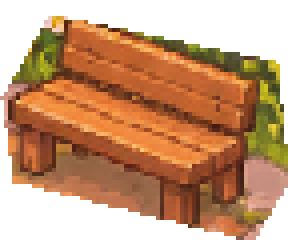
#> input picture assets/images/farm-bench-evening-v3.png, 72 x 60 px, given in place of room_master_day_v3_1795613935289.jpg, which was not available (shown 4 times larger)
$ python build-and-optimize-assets.py
#> lines starting #> are read from the running program, lines starting #| are printed output that depends on the picture; after the words box and inside, x2 and y2 are one past the last pixel; in counts of white or black regions, pixels touching at a corner belong together
"""Pack newly generated farm pixel assets and optimize all runtime textures.

- Generates pixel-aligned night variants for all 4 bedrooms (calibrated from original day->night room)
- Extracts transparent sprites cleanly (chroma-key magenta for Dafeiyu, flood-fill white for white-bg sheets)
- Extends farm-visitors-{idle,walk,talk}.png to 8x5 (adding Row 4 = Dafeiyu)
- Packs 5 emotion action sheets (family pos/neg, misc chicken+hero, visitors pos/neg) at crisp 112x112 cells
- Packs vertical sleeping sprites (when available)
- Converts huge opaque RGB backgrounds to WebP and quantizes RGBA sprite/UI atlases to crisp 256-color PNG8
  with exact preserved alpha==0 borders so all unit tests and Android WhaleOverlay remain 100% compatible.
"""
import json
import os
import shutil
import statistics
from pathlib import Path
import numpy as np
from PIL import Image

ROOT = Path(__file__).resolve().parent.parent
ASSETS = ROOT / "assets"
IMG = ASSETS / "images"
RUNTIME = IMG / "farm-runtime"
RUNTIME.mkdir(parents=True, exist_ok=True)
BRAIN = Path(r"C:\Users\door\.gemini\antigravity\brain\aae2c4c9-7eb0-42d7-a333-6ca2fd55ff2e")


def quantize_rgba_png8(im: Image.Image, colors: int = 256) -> Image.Image:
    """Convert RGBA image to crisp 256-color indexed PNG8 preserving exact alpha=0 pixels."""
    rgba = im.convert("RGBA")
    arr = np.array(rgba, dtype=np.uint8)
    # Clean near-zero alpha dust and zero out RGB under transparent pixels for better compression
    zero_mask = arr[:, :, 3] < 16
    arr[zero_mask] = 0
    clean = Image.fromarray(arr, mode="RGBA")
    q = clean.quantize(colors=colors, method=Image.Quantize.FASTOCTREE, dither=Image.Dither.NONE)
    return q


def save_png8(im: Image.Image, target: Path, colors: int = 256):
    q = quantize_rgba_png8(im, colors=colors)
    q.save(target, format="PNG", optimize=True)


# [170 lines left out: functions remove_white_bg_floodfill, remove_magenta_bg_floodfill, extract_main_bounds, pack_grid_sheet, not called in this run]


def make_night_room(day_img: Image.Image) -> Image.Image:
    """Create a cozy pixel-aligned nighttime version of a 720x540 bedroom:
    - Shifts exterior sky window to deep indigo night sky
    - Applies warm dusk indoor shadow gradient
    - Adds cozy golden desk-lamp glow on the left desk & soft moonlight rim on bed
    """
    arr = np.array(day_img.convert("RGB"), dtype=np.float32)
    h, w, _ = arr.shape
    yy, xx = np.mgrid[0:h, 0:w]
    nx = xx / w
    ny = yy / h

    # 1. Base night ambient tint (calibrated to match original farm-house-interior-night-v2)
    night = np.empty_like(arr)
    night[:, :, 0] = arr[:, :, 0] * 0.56 + 6.0
    night[:, :, 1] = arr[:, :, 1] * 0.49 + 4.0
    night[:, :, 2] = arr[:, :, 2] * 0.62 + 18.0

    # 2. Detect bright blue daytime sky inside the window pane (upper-left window box)
    in_win = (nx >= 0.14) & (nx <= 0.38) & (ny >= 0.08) & (ny <= 0.35)
    r, g, b = arr[:, :, 0], arr[:, :, 1], arr[:, :, 2]
    is_sky = in_win & (b > r + 15) & (b > 110)
    is_foliage = in_win & (~is_sky) & (g > r + 4)
    night[is_sky, 0] = arr[is_sky, 0] * 0.16 + 8.0
    night[is_sky, 1] = arr[is_sky, 1] * 0.24 + 14.0
    night[is_sky, 2] = arr[is_sky, 2] * 0.44 + 34.0
    night[is_foliage, 0] = arr[is_foliage, 0] * 0.32 + 4.0
    night[is_foliage, 1] = arr[is_foliage, 1] * 0.38 + 8.0
    night[is_foliage, 2] = arr[is_foliage, 2] * 0.50 + 22.0

    # 3. Warm golden desk-lamp radial bloom around left desk lamp (x~0.32, y~0.42)
    d_lamp = np.hypot((nx - 0.31) * 1.15, (ny - 0.43) * 1.35)
    lamp_glow = np.clip(1.0 - d_lamp / 0.34, 0.0, 1.0) ** 2.0
    night[:, :, 0] += lamp_glow * (arr[:, :, 0] * 0.48 + 38.0)
    night[:, :, 1] += lamp_glow * (arr[:, :, 1] * 0.36 + 20.0)
    night[:, :, 2] += lamp_glow * (arr[:, :, 2] * 0.12)

    # 4. Subtle warm bedside glow near nightstand (x~0.62, y~0.50)
    d_bed = np.hypot((nx - 0.62) * 1.1, (ny - 0.48) * 1.2)
    bed_glow = np.clip(1.0 - d_bed / 0.30, 0.0, 1.0) ** 2.2
    night[:, :, 0] += bed_glow * (arr[:, :, 0] * 0.18 + 12.0)
    night[:, :, 1] += bed_glow * (arr[:, :, 1] * 0.14 + 6.0)
    night[:, :, 2] += bed_glow * (arr[:, :, 2] * 0.06)

    return Image.fromarray(np.clip(night, 0, 255).astype(np.uint8), mode="RGB")


def total_assets_mb() -> float:
    return sum(p.stat().st_size for p in ASSETS.rglob("*") if p.is_file()) / (1024 * 1024)


def main():
    before_mb = total_assets_mb()
    print(f"Start assets/ size: {before_mb:.2f} MB")

    # ── 1. Pack 4 Bedrooms (Day + Pixel-Aligned Night) ──
    rooms = [
        ("master", BRAIN / "room_master_day_v3_1795613935289.jpg", True),
        ("xiaoba", BRAIN / "room_xiaoba_day_1795613883703.jpg", False),
        ("yujie", BRAIN / "room_yujie_day_1795613894118.jpg", False),
        ("weigang", BRAIN / "room_weigang_day_1795613904517.jpg", False),
    ]
    for room_id, src_path, is_master in rooms:
        day_im = Image.open(src_path).convert("RGB").resize((720, 540), Image.Resampling.LANCZOS)
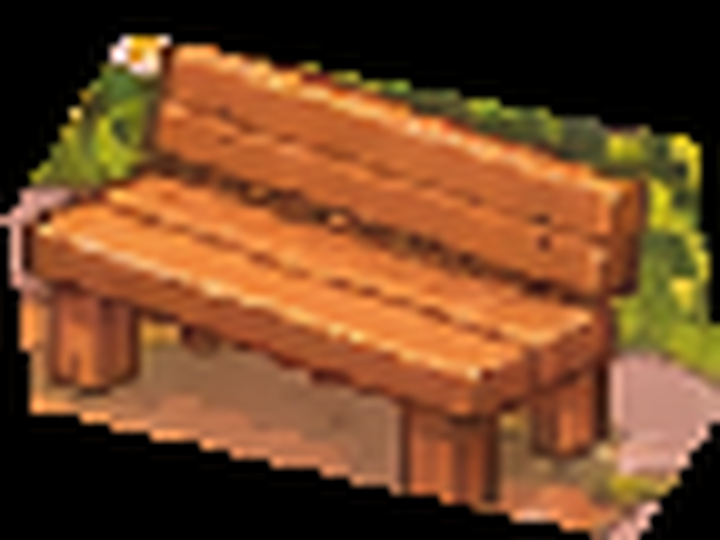
#> day_im: PIL image 720x540 RGB; mean R, G, B 117.2, 72, 38.5
        night_im = make_night_room(day_im)
#> in make_night_room, `night[:, :, 1] = arr[:, :, 1] * 0.49 + 4.0`:
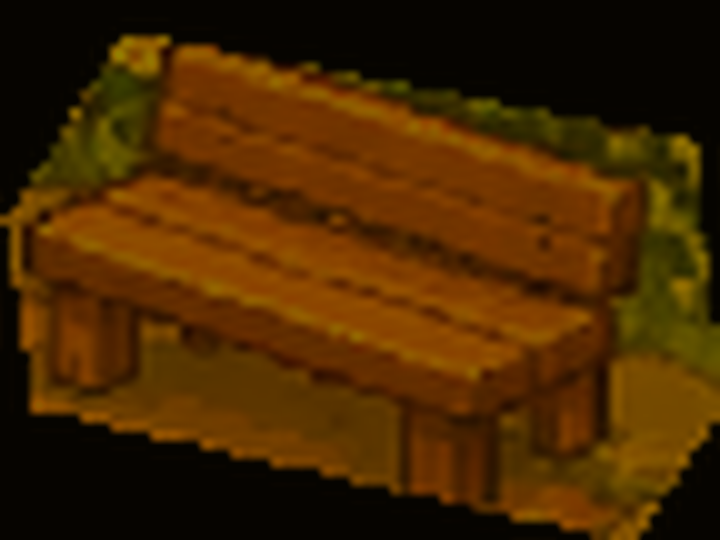
#> night: shape (540, 720, 3) float32; mean R, G, B 71.6, 39.3, 0
#> in make_night_room, `r, g, b = arr[:, :, 0], arr[:, :, 1], arr[:, :, 2]`:
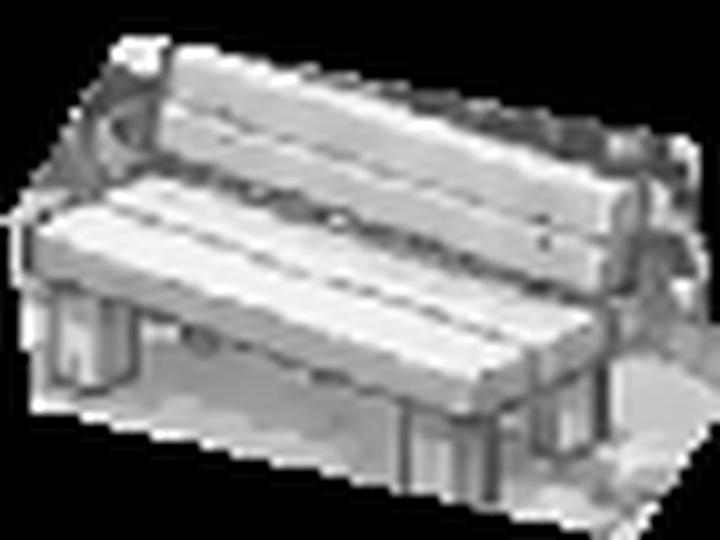
#> r: shape (540, 720) float32; min 0, max 255, mean 117.2
#> in make_night_room, `r, g, b = arr[:, :, 0], arr[:, :, 1], arr[:, :, 2]`:
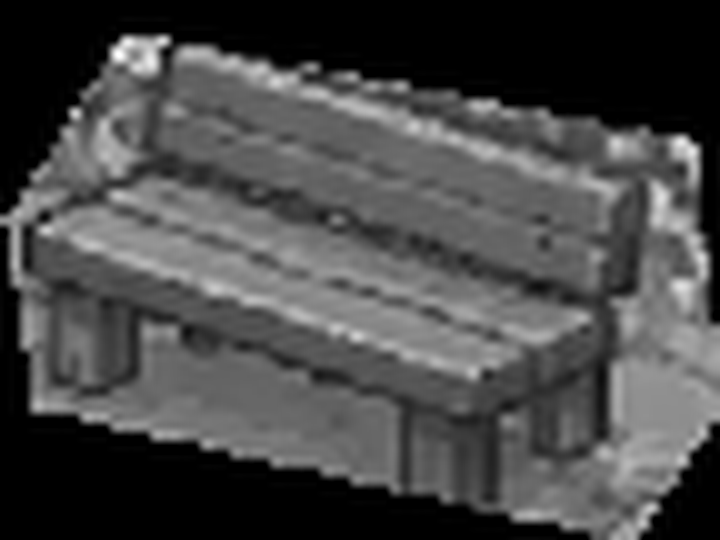
#> g: shape (540, 720) float32; min 0, max 255, mean 72
#> in make_night_room, `r, g, b = arr[:, :, 0], arr[:, :, 1], arr[:, :, 2]`:
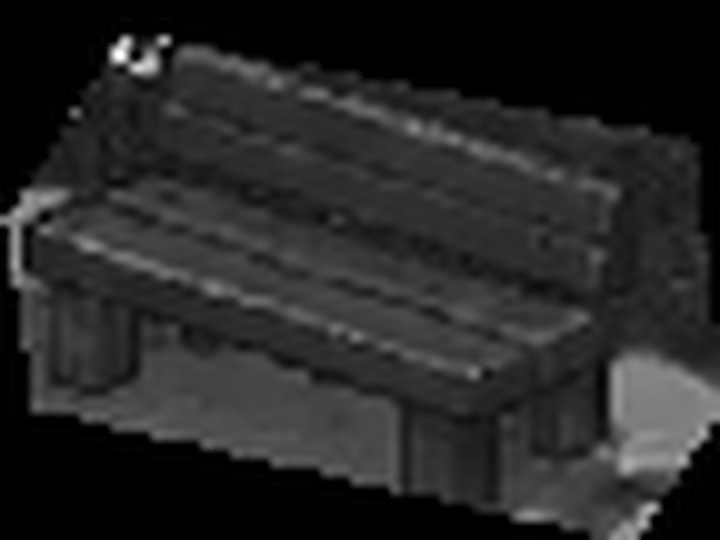
#> b: shape (540, 720) float32; min 0, max 255, mean 38.5
#> in make_night_room, `is_sky = in_win & (b > r + 15) & (b > 110)`: is_sky: shape (540, 720) bool; every value is 0
#> in make_night_room, `is_foliage = in_win & (~is_sky) & (g > r + 4)`:
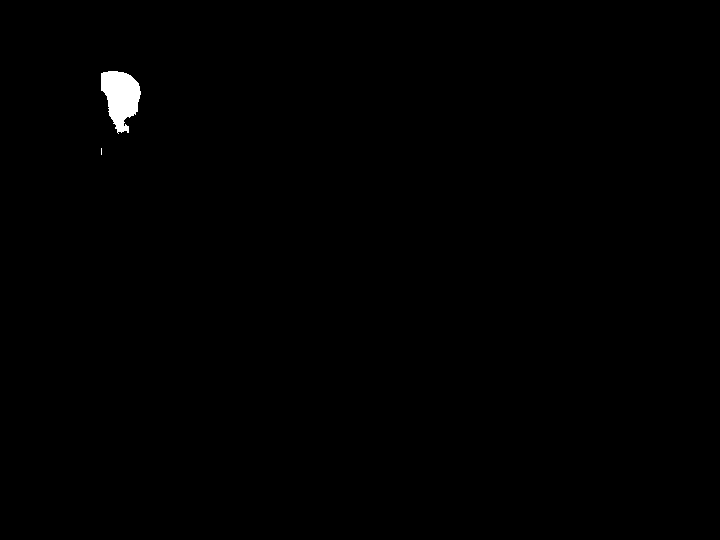
#> is_foliage: shape (540, 720) bool; 0.43% white; 2 white regions (1 under 20 px), largest, box (x1, y1, x2, y2) and area: (101, 71, 141, 134) 1647
#> in make_night_room, `night[is_foliage, 0] = arr[is_foliage, 0] * 0.32 + 4.0`: night: shape (540, 720, 3) float32; mean R, G, B 71.5, 39.3, 41.9
#> in make_night_room, `night[is_foliage, 1] = arr[is_foliage, 1] * 0.38 + 8.0`: night: shape (540, 720, 3) float32; mean R, G, B 71.5, 39.2, 41.9
#> in make_night_room, `night[is_foliage, 2] = arr[is_foliage, 2] * 0.50 + 22.0`: night: shape (540, 720, 3) float32; mean R, G, B 71.5, 39.2, 41.9
#> in make_night_room, `return Image.fromarray(np.clip(night, 0, 255).astype(np.uint8), mode="..`:
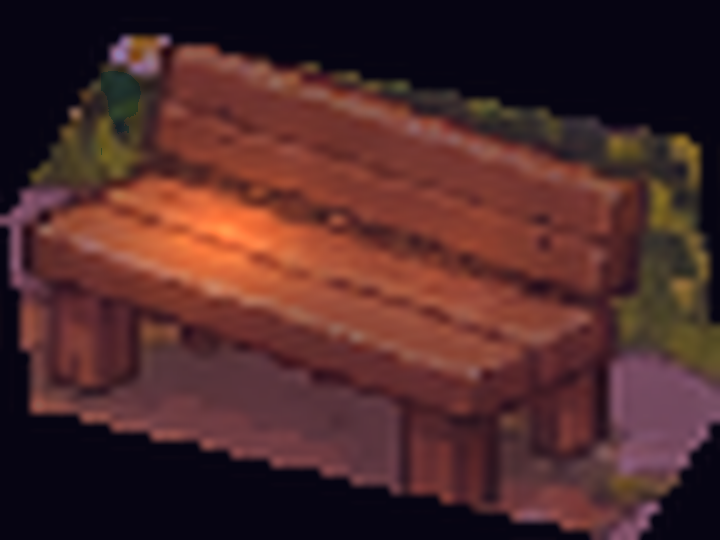
#> returned value: PIL image 720x540 RGB; mean R, G, B 77.8, 41.9, 41.9
        if is_master:
            # Keep farm-house-interior-v2.png & night-v2.png as crisp PNG8 (satisfies check-farm-map.cjs!)
            save_png8(day_im.convert("RGBA"), IMG / "farm-house-interior-v2.png", 256)
            save_png8(night_im.convert("RGBA"), IMG / "farm-house-interior-night-v2.png", 256)
        else:
            day_im.save(IMG / f"farm-room-{room_id}-day.webp", format="WEBP", quality=86, method=6)
            night_im.save(IMG / f"farm-room-{room_id}-night.webp", format="WEBP", quality=86, method=6)
#> pass 2 of the loop in main, `for room_id, src_path, is_master in rooms:`:
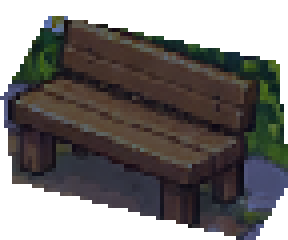
#> input picture assets/images/farm-bench-night-v3.png, 72 x 60 px, given in place of room_xiaoba_day_1795613883703.jpg, which was not available (shown 4 times larger)
#> in make_night_room (call 2), `is_sky = in_win & (b > r + 15) & (b > 110)`:
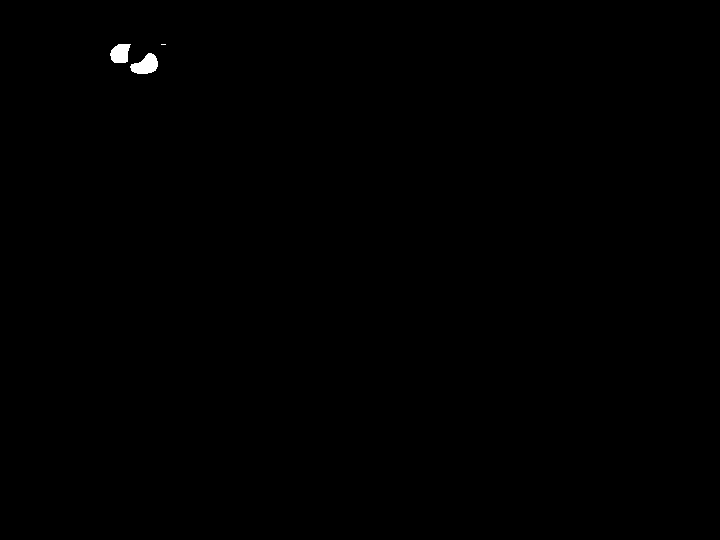
#> is_sky: shape (540, 720) bool; 0.18% white; 3 white regions (1 under 20 px), largest, box (x1, y1, x2, y2) and area: (130, 53, 158, 74) 380, (110, 44, 131, 63) 307
#> is_foliage: shape (540, 720) bool; 1.6% white; 3 white regions, box (x1, y1, x2, y2) and area: (101, 44, 169, 186) 6019, (258, 60, 266, 70) 61, (270, 76, 274, 88) 36
#> in make_night_room (call 2), `night[:, :, 1] += lamp_glow * (arr[:, :, 1] * 0.36 + 20.0)`:
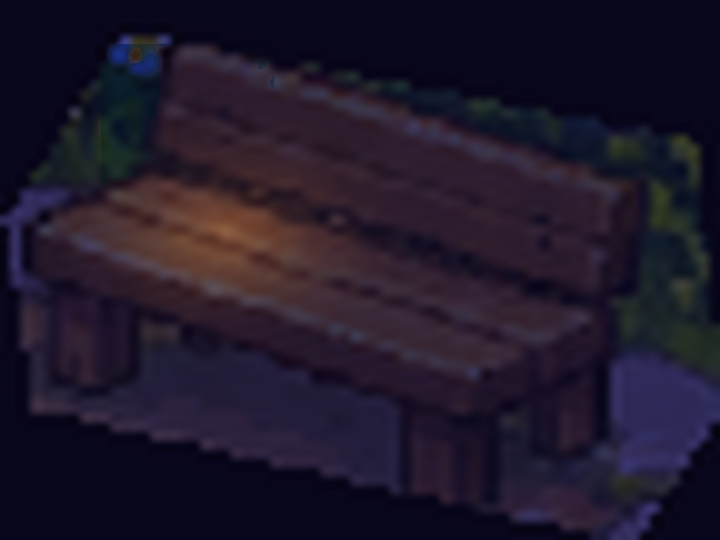
#> night: shape (540, 720, 3) float32; mean R, G, B 32.2, 24.3, 42.6
    print("Packed 4 bedrooms (day + night)")

    # ── 2. Extend farm-visitors-{idle,walk,talk}.png from 8x4 -> 8x5 with Row 4 = Dafeiyu ──
    dafeiyu_sheet = pack_grid_sheet(
        BRAIN / "dafeiyu_base_sheet_v3_1795614105042.jpg",
        cols=8,
        rows=3,
        cell_w=144,
        cell_h=144,
        bg_mode="magenta",
        target_height_ratio=0.80,
        bottom_pad=5,
        # Flip Row 0 frames 1 and 4 so bow/tail consistently stay on the same side across all 8 idle frames
        flip_cells={(0, 1), (0, 4)},
    )
    for row_idx, kind in enumerate(["idle", "walk", "talk"]):
        vpath = IMG / f"farm-visitors-{kind}.png"
        existing = Image.open(vpath).convert("RGBA")
        # Support idempotent re-runs (take first 4 rows 1152x576)
        top4 = existing.crop((0, 0, 1152, 576))
        merged = Image.new("RGBA", (1152, 720), (0, 0, 0, 0))
        merged.paste(top4, (0, 0))
        dafeiyu_row = dafeiyu_sheet.crop((0, row_idx * 144, 1152, (row_idx + 1) * 144))
        merged.paste(dafeiyu_row, (0, 576))
        save_png8(merged, vpath, 256)
    print("Extended farm-visitors-{idle,walk,talk}.png to 8x5 (1152x720) with Dafeiyu")

    # ── 3. Pack 5 Emotion Action Sheets (crisp 112x112 cells, PNG8) ──
    fam_pos = pack_grid_sheet(BRAIN / "family_emotions_pos_v2_1795613985455.jpg", 8, 5, 112, 112, "white", 0.78, 4)
    save_png8(fam_pos, RUNTIME / "family-emotions-pos.png", 256)

    fam_neg = pack_grid_sheet(BRAIN / "family_emotions_neg_v3_1795614049782.jpg", 8, 5, 112, 112, "white", 0.78, 4)
    save_png8(fam_neg, RUNTIME / "family-emotions-neg.png", 256)

    misc_em = pack_grid_sheet(BRAIN / "misc_emotions_1795614013409.jpg", 8, 4, 112, 112, "white", 0.78, 4)
    save_png8(misc_em, RUNTIME / "misc-emotions.png", 256)

    vis_pos = pack_grid_sheet(BRAIN / "visitors_emotions_pos_final_1795614108672.jpg", 8, 5, 112, 112, "white", 0.78, 4)
    save_png8(vis_pos, RUNTIME / "visitors-emotions-pos.png", 256)

    v2_neg = BRAIN / "visitors_emotions_neg_v2_1795614082893.jpg"
    ov = {(1, 7): (v2_neg, 1, 7)} if v2_neg.exists() else {}
    vis_neg = pack_grid_sheet(BRAIN / "visitors_emotions_neg_final_1795614124907.jpg", 8, 5, 112, 112, "white", 0.78, 4, override_cells=ov)
    save_png8(vis_neg, RUNTIME / "visitors-emotions-neg.png", 256)
    print("Packed 5 emotion action sheets into assets/images/farm-runtime/")

    # ── 3b. Pack Vertical Sleeping Sprites (4 cols x 6 rows, 112x128 per cell) ──
    sleep_src = BRAIN / "farm_people_sleeping_4x6_1795614367440.jpg"
    if sleep_src.exists():
        # Row 2 Col 0 (Xiaoba) had open eyes; borrow Row 2 Col 2 closed-eyes pose so all 4 frames sleep peacefully
        sleep_sheet = pack_grid_sheet(
            sleep_src,
            cols=4,
            rows=6,
            cell_w=112,
            cell_h=128,
            bg_mode="white",
            target_height_ratio=0.84,
            bottom_pad=4,
            override_cells={(2, 0): (sleep_src, 2, 2)},
        )
        save_png8(sleep_sheet, RUNTIME / "farm-sleep-sprites.png", 256)
        print("Packed farm-sleep-sprites.png (4x6, 448x768) into assets/images/farm-runtime/")

    # ── 4. Convert 3 Huge Opaque RGB PNG Backgrounds to WebP (saves ~6.8 MB!) ──
    for stem, max_dim, q in [
        ("farm-bug-garden-v7", 1080, 84),
        ("night-forest-v2", 1152, 84),
        ("night-letter-bg", 1152, 84),
    ]:
        png_p = IMG / f"{stem}.png"
        webp_p = IMG / f"{stem}.webp"
        if png_p.exists():
            im = Image.open(png_p).convert("RGB")
            if max(im.size) > max_dim:
                ratio = max_dim / max(im.size)
                im = im.resize((round(im.width * ratio), round(im.height * ratio)), Image.Resampling.LANCZOS)
            im.save(webp_p, format="WEBP", quality=q, method=6)
            png_p.unlink()
            print(f"Converted {stem}.png -> .webp ({webp_p.stat().st_size/1024:.1f} KB)")

    # ── 5. Re-optimize the 20 farm/market scene WebPs (780x1284, q=80 -> ~170KB each, saves ~9.5 MB!) ──
    scene_saved = 0
    for wp in sorted(IMG.glob("*-scene-*-v6.webp")):
        old_sz = wp.stat().st_size
        im = Image.open(wp).convert("RGB")
        if im.width > 780:
            nh = round(im.height * (780 / im.width))
            im = im.resize((780, nh), Image.Resampling.LANCZOS)
        im.save(wp, format="WEBP", quality=80, method=6)
        scene_saved += old_sz - wp.stat().st_size
    print(f"Optimized 20 scene WebPs (saved {scene_saved/1024/1024:.2f} MB)")

    # ── 6. Downsample oversized UI/item sheets (>1200px) & quantize all runtime PNGs to crisp PNG8 ──
    # Files that MUST keep exact pixel dimensions (referenced by atlas-metrics.json, farm-runtime/metrics.json, WhaleOverlay.kt, or exact-size checks)
    exact_dim_files = {
        "farm-people-walk-v2.png", "farm-people-idle-v2.png", "farm-people-talk-v2.png",
        "farm-people-family-v3.png", "farm-people-family-idle-v3.png", "farm-people-family-talk-v3.png",
        "hero-walk.png", "vendors.png",
        "farm-visitors-idle.png", "farm-visitors-walk.png", "farm-visitors-talk.png",
        "farm-house-interior-v2.png", "farm-house-interior-night-v2.png",
        "pet-idle-v2.png", "pet-dance-v2.png", "pet-spin-v2.png", "pet-actions-v2.png", "pet-hurt-v1.png",
        "avatar-sheet.png",
        "icon.png", "android-icon-background.png", "android-icon-foreground.png", "android-icon-monochrome.png", "favicon.png",
    }
    # Oversized UI sheets safe to halve cleanly (exact integer grid divisibility preserved)
    halve_ui_sheets = {
        "farm-bag-slots-v6.png": (1086, 362),
        "farm-buttons-v7.png": (1086, 362),
        "farm-market-gear.png": (1000, 400),
        "farm-market-items.png": (960, 720),
        "farm-classic-crops-stages-v7.png": (432, 1296),
        "farm-new-crops-stages-v6.png": (576, 576),
        "farm-tools.png": (512, 512),
        "night-sprites-v2.png": (960, 640),
        "night-moon-phases.png": (768, 384),
        "night-owl-flight.png": (768, 576),
    }
    # Skip app icons & already-tiny palette PNGs
    skip_icons = {"icon.png", "android-icon-background.png", "android-icon-foreground.png", "android-icon-monochrome.png", "favicon.png"}

    png_saved = 0
    for png_p in sorted(ASSETS.rglob("*.png")):
        name = png_p.name
        if name in skip_icons:
            continue
        old_sz = png_p.stat().st_size
        if old_sz < 25 * 1024:
            continue
        im = Image.open(png_p)
        if name in halve_ui_sheets:
            tw, th = halve_ui_sheets[name]
            if im.size != (tw, th):
                im = im.convert("RGBA").resize((tw, th), Image.Resampling.LANCZOS)
        # Skip re-quantizing if already P mode and small
        if im.mode == "P" and old_sz < 120 * 1024:
            continue
        tmp_p = png_p.with_suffix(".tmp.png")
        save_png8(im, tmp_p, 256)
        new_sz = tmp_p.stat().st_size
        if new_sz < old_sz:
            shutil.move(str(tmp_p), str(png_p))
            png_saved += old_sz - new_sz
        else:
            tmp_p.unlink()
    print(f"Quantized/optimized runtime PNGs (saved {png_saved/1024/1024:.2f} MB)")

    after_mb = total_assets_mb()
    print(f"DONE! Total assets/ size: {before_mb:.2f} MB -> {after_mb:.2f} MB")


if __name__ == "__main__":
#> (the run stopped early here; a loop or call above may not have finished)
